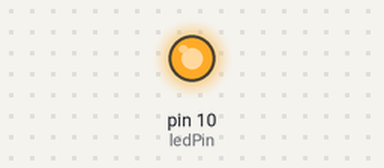
This sketch was run on a simulated Arduino Uno, built with avr-gcc and run on an emulated ATmega328P. Parts: output pins drawn as LEDs (lit = HIGH).

Above: at 0.9 s.
At 5.4 s:
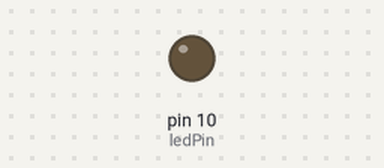
Timing chart, 0 to 10.4 s (numbered marks = the images above):
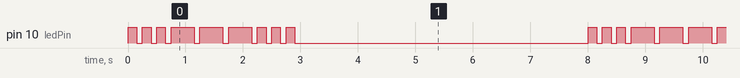

The sketch:

Projeto02.ino
```cpp
/*código morse*/
int ledPin = 10;
void setup(){
  pinMode(ledPin, OUTPUT);
}

void loop(){
  //S em código morse: três pontos
  for(int i = 0; i<3; i++){
    digitalWrite(ledPin, HIGH);
    delay(150);
    digitalWrite(ledPin, LOW);
    delay(100);
  }

  //O em código morse: três traços
  for(int i = 0; i<3; i++){
    digitalWrite(ledPin,HIGH);
    delay(400);
    digitalWrite(ledPin, LOW);
    delay(100);
  }

  //S novamente: três ponto
  for(int i = 0; i<3; i++){
    digitalWrite(ledPin, HIGH);
    delay(150);
    digitalWrite(ledPin,LOW);
    delay(100);
  }

  //para não confundir, espera 5 segundos
  delay(5000);
}
```

Measured:
- by itself, pin 10 (ledPin): repeats every 8.0 s: 2 × (LOW 0.10 s, HIGH 0.15 s), 3 × (LOW 0.10 s, HIGH 0.40 s), 3 × (LOW 0.10 s, HIGH 0.15 s), LOW 5.1 s, HIGH 0.15 s
- by itself, everything shown: repeats every 8.0 s, in 18 steps
